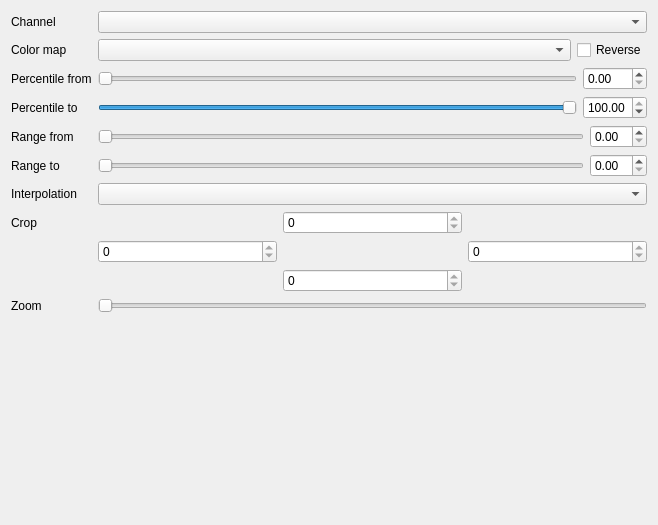
<?xml version="1.0" encoding="UTF-8"?>
<ui version="4.0">
 <class>MDIWindow</class>
 <widget class="QWidget" name="MDIWindow">
  <property name="geometry">
   <rect>
    <x>0</x>
    <y>0</y>
    <width>658</width>
    <height>525</height>
   </rect>
  </property>
  <property name="windowTitle">
   <string>Form</string>
  </property>
  <layout class="QVBoxLayout" name="verticalLayout">
   <item>
    <widget class="QSplitter" name="splitter">
     <property name="orientation">
      <enum>Qt::Horizontal</enum>
     </property>
     <widget class="QWidget" name="">
      <layout class="QFormLayout" name="form_layout">
       <item row="0" column="0">
        <widget class="QLabel" name="channel_label">
         <property name="text">
          <string>Channel</string>
         </property>
         <property name="buddy">
          <cstring>channel_combo</cstring>
         </property>
        </widget>
       </item>
       <item row="0" column="1">
        <widget class="QComboBox" name="channel_combo"/>
       </item>
       <item row="1" column="0">
        <widget class="QLabel" name="colormap_label">
         <property name="text">
          <string>Color map</string>
         </property>
         <property name="buddy">
          <cstring>colormap_combo</cstring>
         </property>
        </widget>
       </item>
       <item row="1" column="1">
        <layout class="QHBoxLayout" name="horizontalLayout">
         <item>
          <widget class="QComboBox" name="colormap_combo"/>
         </item>
         <item>
          <widget class="QCheckBox" name="reverse_check">
           <property name="sizePolicy">
            <sizepolicy hsizetype="Fixed" vsizetype="Fixed">
             <horstretch>0</horstretch>
             <verstretch>0</verstretch>
            </sizepolicy>
           </property>
           <property name="text">
            <string>Reverse</string>
           </property>
          </widget>
         </item>
        </layout>
       </item>
       <item row="2" column="0">
        <widget class="QLabel" name="percentile_from_label">
         <property name="text">
          <string>Percentile from</string>
         </property>
         <property name="buddy">
          <cstring>percentile_from_slider</cstring>
         </property>
        </widget>
       </item>
       <item row="2" column="1">
        <layout class="QHBoxLayout" name="percentile_from_layout">
         <item>
          <widget class="QSlider" name="percentile_from_slider">
           <property name="maximum">
            <number>10000</number>
           </property>
           <property name="singleStep">
            <number>10</number>
           </property>
           <property name="pageStep">
            <number>100</number>
           </property>
           <property name="orientation">
            <enum>Qt::Horizontal</enum>
           </property>
          </widget>
         </item>
         <item>
          <widget class="QDoubleSpinBox" name="percentile_from_spinbox">
           <property name="maximum">
            <double>100.000000000000000</double>
           </property>
           <property name="singleStep">
            <double>0.100000000000000</double>
           </property>
          </widget>
         </item>
        </layout>
       </item>
       <item row="3" column="0">
        <widget class="QLabel" name="percentile_to_label">
         <property name="text">
          <string>Percentile to</string>
         </property>
         <property name="buddy">
          <cstring>percentile_to_slider</cstring>
         </property>
        </widget>
       </item>
       <item row="3" column="1">
        <layout class="QHBoxLayout" name="percentile_to_layout">
         <item>
          <widget class="QSlider" name="percentile_to_slider">
           <property name="maximum">
            <number>10000</number>
           </property>
           <property name="singleStep">
            <number>10</number>
           </property>
           <property name="pageStep">
            <number>100</number>
           </property>
           <property name="value">
            <number>10000</number>
           </property>
           <property name="orientation">
            <enum>Qt::Horizontal</enum>
           </property>
          </widget>
         </item>
         <item>
          <widget class="QDoubleSpinBox" name="percentile_to_spinbox">
           <property name="maximum">
            <double>100.000000000000000</double>
           </property>
           <property name="singleStep">
            <double>0.100000000000000</double>
           </property>
           <property name="value">
            <double>100.000000000000000</double>
           </property>
          </widget>
         </item>
        </layout>
       </item>
       <item row="4" column="0">
        <widget class="QLabel" name="range_from_label">
         <property name="text">
          <string>Range from</string>
         </property>
         <property name="buddy">
          <cstring>range_from_slider</cstring>
         </property>
        </widget>
       </item>
       <item row="4" column="1">
        <layout class="QHBoxLayout" name="range_from_layout">
         <item>
          <widget class="QSlider" name="range_from_slider">
           <property name="maximum">
            <number>0</number>
           </property>
           <property name="orientation">
            <enum>Qt::Horizontal</enum>
           </property>
          </widget>
         </item>
         <item>
          <widget class="QDoubleSpinBox" name="range_from_spinbox"/>
         </item>
        </layout>
       </item>
       <item row="5" column="0">
        <widget class="QLabel" name="range_to_label">
         <property name="text">
          <string>Range to</string>
         </property>
         <property name="buddy">
          <cstring>range_to_slider</cstring>
         </property>
        </widget>
       </item>
       <item row="5" column="1">
        <layout class="QHBoxLayout" name="range_to_layout">
         <item>
          <widget class="QSlider" name="range_to_slider">
           <property name="maximum">
            <number>0</number>
           </property>
           <property name="orientation">
            <enum>Qt::Horizontal</enum>
           </property>
          </widget>
         </item>
         <item>
          <widget class="QDoubleSpinBox" name="range_to_spinbox"/>
         </item>
        </layout>
       </item>
       <item row="6" column="0">
        <widget class="QLabel" name="interpolation_label">
         <property name="text">
          <string>Interpolation</string>
         </property>
         <property name="buddy">
          <cstring>interpolation_combo</cstring>
         </property>
        </widget>
       </item>
       <item row="6" column="1">
        <widget class="QComboBox" name="interpolation_combo"/>
       </item>
       <item row="7" column="0">
        <widget class="QLabel" name="crop_label">
         <property name="text">
          <string>Crop</string>
         </property>
         <property name="buddy">
          <cstring>crop_top_spinbox</cstring>
         </property>
        </widget>
       </item>
       <item row="7" column="1">
        <layout class="QGridLayout" name="crop_layout">
         <item row="0" column="1">
          <widget class="QSpinBox" name="crop_top_spinbox">
           <property name="maximum">
            <number>0</number>
           </property>
          </widget>
         </item>
         <item row="2" column="1">
          <widget class="QSpinBox" name="crop_bottom_spinbox">
           <property name="maximum">
            <number>0</number>
           </property>
          </widget>
         </item>
         <item row="1" column="2">
          <widget class="QSpinBox" name="crop_right_spinbox">
           <property name="maximum">
            <number>0</number>
           </property>
          </widget>
         </item>
         <item row="1" column="0">
          <widget class="QSpinBox" name="crop_left_spinbox">
           <property name="maximum">
            <number>0</number>
           </property>
          </widget>
         </item>
        </layout>
       </item>
       <item row="8" column="0">
        <widget class="QLabel" name="zoom_label">
         <property name="text">
          <string>Zoom</string>
         </property>
         <property name="buddy">
          <cstring>zoom_slider</cstring>
         </property>
        </widget>
       </item>
       <item row="8" column="1">
        <widget class="QSlider" name="zoom_slider">
         <property name="orientation">
          <enum>Qt::Horizontal</enum>
         </property>
        </widget>
       </item>
      </layout>
     </widget>
    </widget>
   </item>
  </layout>
 </widget>
 <tabstops>
  <tabstop>channel_combo</tabstop>
  <tabstop>colormap_combo</tabstop>
  <tabstop>reverse_check</tabstop>
  <tabstop>percentile_from_slider</tabstop>
  <tabstop>percentile_from_spinbox</tabstop>
  <tabstop>percentile_to_slider</tabstop>
  <tabstop>percentile_to_spinbox</tabstop>
  <tabstop>range_from_slider</tabstop>
  <tabstop>range_from_spinbox</tabstop>
  <tabstop>range_to_slider</tabstop>
  <tabstop>range_to_spinbox</tabstop>
  <tabstop>interpolation_combo</tabstop>
  <tabstop>crop_top_spinbox</tabstop>
  <tabstop>crop_left_spinbox</tabstop>
  <tabstop>crop_right_spinbox</tabstop>
  <tabstop>crop_bottom_spinbox</tabstop>
  <tabstop>zoom_slider</tabstop>
 </tabstops>
 <resources/>
 <connections/>
</ui>
